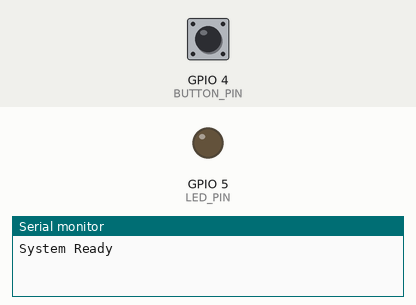
Bench run of a program on a simulated ESP32. Shown: output pins drawn as LEDs (lit = HIGH), the last lines printed to the serial monitor. Inputs (shaded band) come from the test bench; at power-on: GPIO 4 (BUTTON_PIN) HIGH.

Above: at 1.2 s.
1.3 s: GPIO 4 (BUTTON_PIN) pulled LOW for 0.15 s
At 1.9 s:
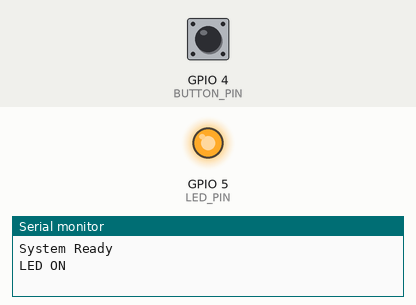
2.9 s: GPIO 4 (BUTTON_PIN) pulled LOW for 1 s
At 4.3 s:
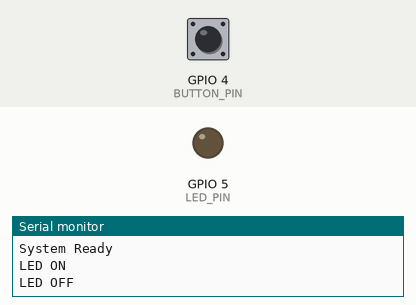
5.4 s: GPIO 4 (BUTTON_PIN) pulled LOW for 3.2 s
At 6.2 s:
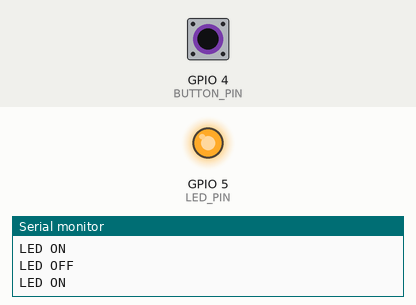
Timing chart, 0 to 8.4 s (numbered marks = the images above; inputs shaded):
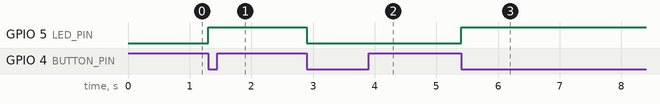

The program:

main.cpp
```cpp
#include <Arduino.h>

#define BUTTON_PIN 4
#define LED_PIN 5

bool ledState = false;
bool lastButtonState = HIGH;

void setup()
{
    Serial.begin(115200);

    pinMode(BUTTON_PIN, INPUT_PULLUP);
    pinMode(LED_PIN, OUTPUT);

    digitalWrite(LED_PIN, LOW);

    Serial.println("System Ready");
}

void loop()
{
    bool buttonState = digitalRead(BUTTON_PIN);


    if (lastButtonState == HIGH && buttonState == LOW){
         ledState = !ledState;
         digitalWrite(LED_PIN, ledState);

        if (ledState)
        {
            Serial.println("LED ON");
        }
        else
        {
            Serial.println("LED OFF");
        }
        delay(200);
    }

    lastButtonState = buttonState;
}
```

Measured:
- after the input at 1.3 s, GPIO 5 (LED_PIN): LOW → HIGH at once
- after the input at 2.9 s, GPIO 5 (LED_PIN): HIGH → LOW at once
- after the input at 5.4 s, GPIO 5 (LED_PIN): LOW → HIGH at once
